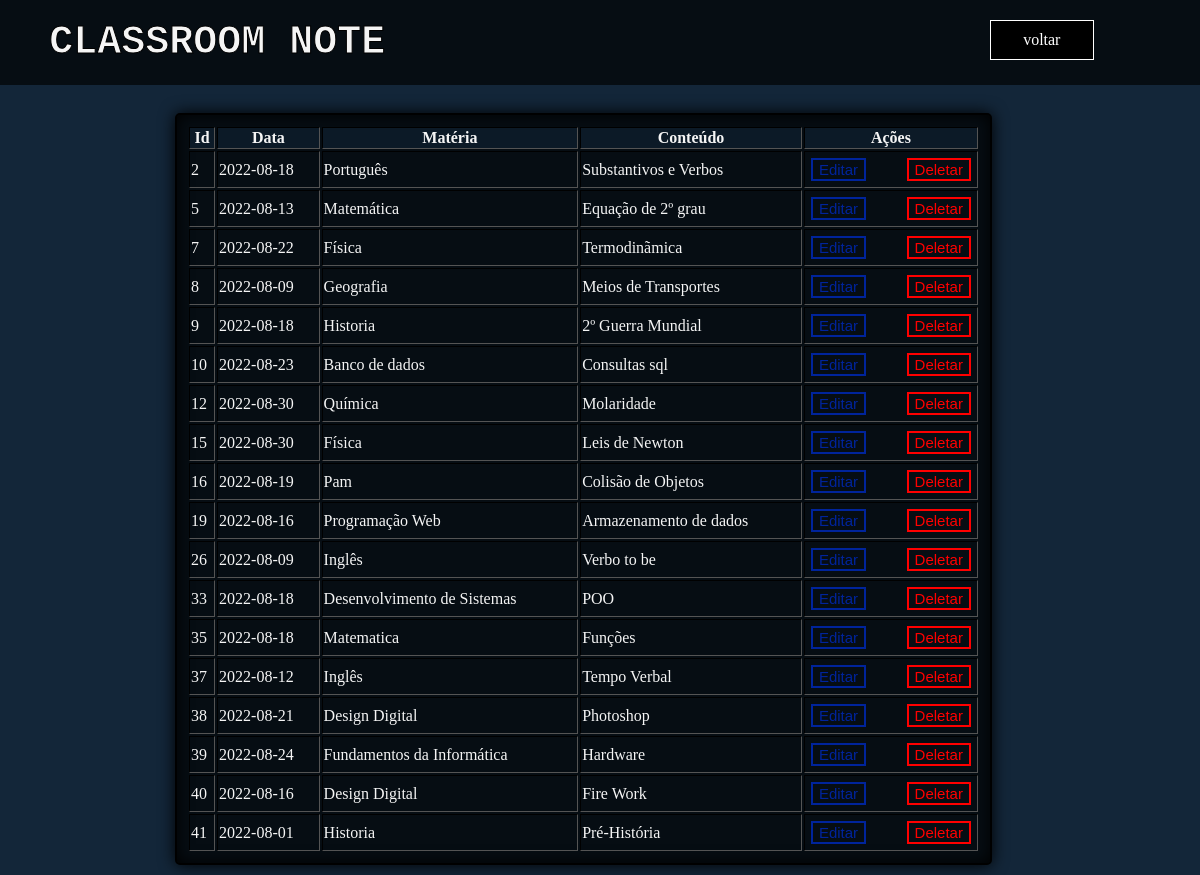
The app's page /listagem.php with its own data.
### tables this page shows
CREATE TABLE `user` (
  `id_user` int NOT NULL,
  `datac` date NOT NULL,
  `materia` varchar(45) NOT NULL,
  `conteudo` varchar(5000) NOT NULL
);

### listagem.php (the view, shortened to what this page needs)
<?php
   include("conexao.php");
   $sql = "SELECT * FROM user";
   $result = $conexao->query($sql);
?>
<!DOCTYPE html>
<html lang="pt-br">
<head>
    <link rel="stylesheet" type="text/css" href="css.css">
</head>
<body style="width: 97.25%; background-color: #132639;">
<header>
     <div class="cab">
        <font class="tit" face="courier">
             <b> CLASSROOM NOTE </b>
        </font>
            <a href="index.php" class="visu1">voltar</a>
    </div>
</header>
<br>
<center>
    <div>
        <table class="dados" border="2px">
            <thead>
                <tr>
                    <th scope="col">Id</th>
                    <th scope="col">Data</th>
                    <th scope="col">Matéria</th>
                    <th scope="col">Conteúdo</th>
                    <th scope="col">Ações</th>
                </tr>
            </thead>
            <tbody>
               <?php
                while($user_id = mysqli_fetch_assoc($result)){
                echo"<tr>";
                echo"<td>".$user_id['id_user']."</td>";
                echo"<td>".$user_id['datac']."</td>";
                echo"<td>".$user_id['materia']."</td>";
                echo"<td>".$user_id['conteudo']."</td>";
                echo"<td><a href='editar.php?id_user=$user_id[id_user]'>
                <button class='editar'>Editar</button>
                <a/>
                <a href='confirmarDelete.php?id_user=$user_id[id_user]'>
                <button class='delete'>Deletar</button>
                <a/>
                </td>";
                echo"</tr>";
               }
               ?>
            </tbody>
        </table>
    </div>
</body>
</html>

### css.css (style rules this page uses)
* { margin: 0px; }
.cab { width: 100%; padding: 20px; background-color: #060d13; }
.tit { color: whitesmoke; font-size: 40px; -webkit-text-stroke: 1px black; margin-left: 2.5%; }
.dados { width: 70%; padding: 10px; background-color: #060d13; border-radius: 5px; box-shadow: inset 0 0 1em black, 0 0 1em black; color: whitesmoke; margin: 10px; border: 2px solid black; }
thead { background-color: #0c1a27; }
.editar { font-size: 15px; background: none; color: #00249c; text-decoration: none; border: 2px solid #00249c; cursor: pointer; margin-left: 5px; margin-top: 5px; margin-bottom: 5px; }
.delete { font-size: 15px; background: none; color: #ff0000; text-decoration: none; border: 2px solid #ff0000; cursor: pointer; float: right; margin-right: 5px; margin-top: 5px; margin-bottom: 5px; }
.visu1 { background-color: black; padding: 10px; color: white; text-align: center; width: 7%; float: right; border: 1px solid white; text-decoration: none; margin-right: 8%; }

### records on screen
user: id_user "2", datac "2022-08-18", materia "Português", conteudo "Substantivos e Verbos"
user: id_user "5", datac "2022-08-13", materia "Matemática", conteudo "Equação de 2º grau"
user: id_user "7", datac "2022-08-22", materia "Física", conteudo "Termodinãmica"
user: id_user "8", datac "2022-08-09", materia "Geografia", conteudo "Meios de Transportes"
user: id_user "9", datac "2022-08-18", materia "Historia", conteudo "2º Guerra Mundial"
user: id_user "10", datac "2022-08-23", materia "Banco de dados", conteudo "Consultas sql"
user: id_user "12", datac "2022-08-30", materia "Química", conteudo "Molaridade"
user: id_user "15", datac "2022-08-30", materia "Física", conteudo "Leis de Newton"
user: id_user "16", datac "2022-08-19", materia "Pam", conteudo "Colisão de Objetos"
user: id_user "19", datac "2022-08-16", materia "Programação Web", conteudo "Armazenamento de dados"
user: id_user "26", datac "2022-08-09", materia "Inglês", conteudo "Verbo to be"
user: id_user "33", datac "2022-08-18", materia "Desenvolvimento de Sistemas", conteudo "POO"
user: id_user "35", datac "2022-08-18", materia "Matematica", conteudo "Funções"
user: id_user "37", datac "2022-08-12", materia "Inglês", conteudo "Tempo Verbal"
user: id_user "38", datac "2022-08-21", materia "Design Digital", conteudo "Photoshop"
user: id_user "39", datac "2022-08-24", materia "Fundamentos da Informática", conteudo "Hardware"
user: id_user "40", datac "2022-08-16", materia "Design Digital", conteudo "Fire Work"
user: id_user "41", datac "2022-08-01", materia "Historia", conteudo "Pré-História"
